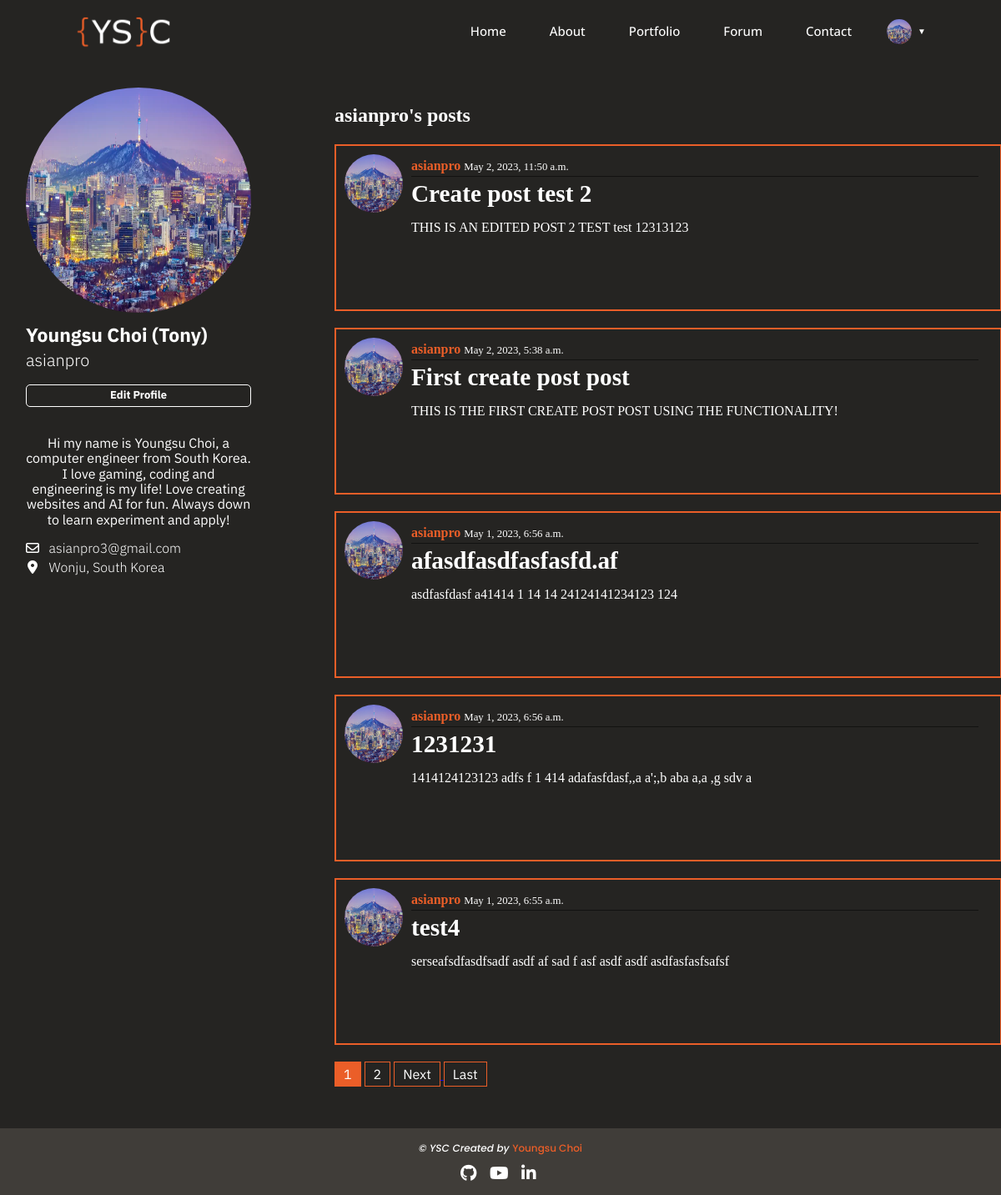
Screenshot of /profile/1 (signed in) with the database file from the repository.
### users/models.py (models this page shows, shortened)
class Profile(models.Model):
    user = models.OneToOneField(User, on_delete=models.CASCADE)
    image = models.ImageField(default='default.jpg', upload_to='profile_pics')
    bio = models.CharField(max_length=200, default="")
    alias = models.CharField(max_length=50, default="")
    location = models.CharField(max_length=50, default="")

### forum/models.py (models this page shows, shortened)
class Post(models.Model):
    title = models.CharField(max_length=100)
    content = models.TextField()
    date_posted = models.DateTimeField(default=timezone.now)
    author = models.ForeignKey(User, on_delete=models.CASCADE)

### users/views.py (the view)
# urls.py: path('profile/<int:pk>', users_views.profile, name='profile'),
@login_required
def profile(request, pk):
    profile = Profile.objects.get(user_id=pk)
    post = Post.objects.all().order_by('-date_posted')
    paginator = Paginator(post, 6)
    page_number = request.GET.get("page")
    page_obj = paginator.get_page(page_number)
    context = {"profile": profile, "page_obj": page_obj}
    return render(request, 'users/profile.html', context)

### users/templates/users/profile.html (shortened to what this page needs)
{% extends 'home/base.html' %}
{% load crispy_forms_tags %}
{% load static %}
{% block navlinks %}
<a href="{% url 'home' %}" class="nav-link nav-link-font">home</a>
<a href="{% url 'about' %}" class="nav-link nav-link-font">about</a>
<a href="portfolio.html" class="nav-link nav-link-font">portfolio</a>
<a href="{% url 'forum' %}" class="nav-link nav-link-font">forum</a>
<a href="{% url 'contact' %}" class="nav-link nav-link-font">contact</a>
{% endblock navlinks %}
{% block content %}
    <link rel="stylesheet" href="{% static 'home/about.css' %}" />
    <section class="profile-section">
        <div class="profile-container">
            <div class="profile-info">
                <img src="{{ profile.image.url }}" alt="">
                <h3 class="profile-name">{{ profile.user.first_name }} {{ profile.user.last_name }} ({{ profile.alias }})</h3>
                <h4 class="profile-username">{{ profile.user.username }}</h4>
                {% if profile.user.id == user.id %}
                    <a href="{% url 'edit_profile' profile.user.id %}">
                        <button class="edit-profile-btn">Edit Profile</button>
                    </a>
                {% endif %}
                <p class="profile-bio">{{ profile.bio }}</p>
                <i class="fa-regular fa-envelope">
                    <span>&nbsp;&nbsp;{{ profile.user.email }}</span>
                </i>
                <br>
                <i class="fa-solid fa-location-dot profile-location">
                    <span>&nbsp;&nbsp;{{ profile.location }}</span>
                </i>
            </div>
            <div class="profile-forum-posts">
                <h2>{{ profile.user.username }}'s posts</h2>
                {% for post in page_obj %}
                    {% if post.author.id == profile.user.id %}
                        <div class="post-container">
                            <div class="author-image">
                                <img src="{{ post.author.profile.image.url }}" alt="author-image">
                            </div>
                            <div class="post-content">
                                <div class="info">
                                    <a href="{% url 'profile' post.author.id %}" class="post-author">{{ post.author }}</a>
                                    <small class="post-date">{{ post.date_posted }}</small>
                                </div>
                                <div class="title">
                                    <a href="{% url 'show_post' post.id %}"><h3>{{ post.title }}</h3></a>
                                </div>
                                <div class="content">
                                    <div>{{ post.content|truncatechars_html:100 }}</div>
                                </div>
                            </div>
                        </div>
                    {% endif %}
                {% endfor %}
                <div class="pagination">
                    {% for num in page_obj.paginator.page_range %}
                        {% if page_obj.number == num %}
                            <a href="?page={{ num }}"><button class="pagination-button current-page">{{ num }}</button></a>
                        {% elif num > page_obj.number|add:'-3' and num < page_obj.number|add:'3' %}
                            <a href="?page={{ num }}"><button class="pagination-button">{{ num }}</button></a>
                        {% endif %}
                    {% endfor %}
                    {% if page_obj.has_next %}
                        <a href="?page={{ page_obj.next_page_number }}"> <button class="pagination-button">Next</button> </a>
                        <a href="?page={{ page_obj.paginator.num_pages }}"><button class="pagination-button">Last</button></a>
                    {% endif %}
                </div>
            </div>
        </div>
    </section>
{% endblock content %}

### home/templates/home/base.html (shortened to what this page needs)
{% load static %}
<!DOCTYPE html>
<html lang="en">
<head>
    <link rel="stylesheet" href="{% static 'home/normalize.css' %}" />
    <link rel="stylesheet" href="{% static 'home/fontawesome-free-6.4.0-web/css/all.css' %}">
    <link rel="stylesheet" href="{% static 'home/main.css' %}" />
</head>
<body>
    <main class="home">
        <nav class="nav-bar flex-center">
            <div class="nav-center">
                <a href="{% url 'home' %}">
                    <div class="nav-header .bg-cover-center">
                    </div>
                </a>
                <div class="nav-links flex-center">
                    {% block navlinks %}
                    {% endblock %}
                    {% if user.is_authenticated %}
                        <div class="user-logo flex-center" id="user-logo">
                            <img src="{{ user.profile.image.url }}" alt="user-image" class="nav-profile-image">
                            <p>&#9660;</p>
                        </div>
                    {% else %}
                        <a href="{% url 'login' %}"><button  class="login-btn nav-link-font">Login</button></a>
                    {% endif %}
                </div>
            </div>
        </nav>
        {% block content %}{% endblock %}
    </main>
    <footer class="page-footer flex-center">
        <div class="footer-container">
            <div class="footer-text">
                <p>&copy;
                <span class="footer-logo">YSC</span>
                Created by
                <a href="https://www.github.com/tonymusic0825">Youngsu Choi</a>
                </p>
            </div>
            <div class="footer-icons grid-center">
                <a href="https://www.github.com/tonymusic0825" class="footer-icon">
                    <i class="fa-brands fa-github"></i>
                </a>
                <a href="https://www.youtube.com/channel/UCZjacDjn8LvYng6AiSCkquA" class="footer-icon">
                    <i class="fa-brands fa-youtube"></i>
                </a>
                <a href="https://www.linkedin.com/in/youngsu-choi-b30697270/" class="footer-icon">
                    <i class="fa-brands fa-linkedin-in"></i>
                </a>
            </div>
        </div>
    </footer>
</body>
</html>

### home/static/home/about.css (style rules this page uses)
.home { background: #252422 !important; }

### rows the page displays
Profile: image (picture), user.first_name "Youngsu", user.last_name "Choi", alias "Tony", user.username "asianpro", bio "Hi my name is Youngsu Choi, a computer engineer from South Korea. I love gaming, coding and engineering is my life! Love creating websites and AI for fun. Always down to learn experiment and apply!", user.email "asianpro3@gmail.com", location "Wonju, South Korea"
Post: author.profile.image (picture), author "asianpro", date_posted "May 2, 2023, 11:50 a.m.", title "Create post test 2", content "THIS IS AN EDITED POST 2 TEST test 12313123"
Post: author.profile.image (picture), author "asianpro", date_posted "May 2, 2023, 5:38 a.m.", title "First create post post", content "THIS IS THE FIRST CREATE POST POST USING THE FUNCTIONALITY!"
Post: author.profile.image (picture), author "asianpro", date_posted "May 1, 2023, 6:56 a.m.", title "afasdfasdfasfasfd.af", content "asdfasfdasf a41414 1 14 14 24124141234123 124"
Post: author.profile.image (picture), author "asianpro", date_posted "May 1, 2023, 6:56 a.m.", title "1231231", content "1414124123123 adfs f 1 414 adafasfdasf,,a a';,b aba a,a ,g sdv a"
Post: author.profile.image (picture), author "asianpro", date_posted "May 1, 2023, 6:55 a.m.", title "test4", content "serseafsdfasdfsadf asdf af sad f asf asdf asdf asdfasfasfsafsf"

### other values shown
{{ num }} "1"
{{ num }} "2"
